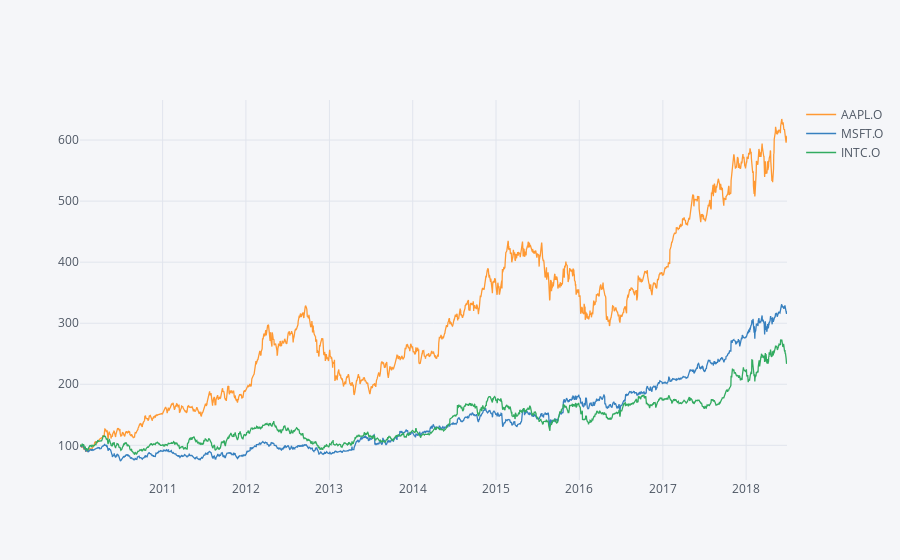

Source (notebook cell):
### Code cell
data.normalize().iplot()

### Figure 1 — Plotly figure (JSON) as saved in the notebook; plotly's stock layout.template omitted (floating-point values rounded to 4 significant figures; data arrays with more than 128 entries replaced by an {"elided": "..."} marker saying what was removed)
{"data": [{"line": {"color": "rgba(255, 153, 51, 1.0)", "dash": "solid", "shape": "linear", "width": 1.3}, "mode": "lines", "name": "AAPL.O", "text": "", "x": {"elided": "2138 str values"}, "y": {"elided": "2138 float values"}, "type": "scatter"}, {"line": {"color": "rgba(55, 128, 191, 1.0)", "dash": "solid", "shape": "linear", "width": 1.3}, "mode": "lines", "name": "MSFT.O", "text": "", "x": {"elided": "2138 str values"}, "y": {"elided": "2138 float values"}, "type": "scatter"}, {"line": {"color": "rgba(50, 171, 96, 1.0)", "dash": "solid", "shape": "linear", "width": 1.3}, "mode": "lines", "name": "INTC.O", "text": "", "x": {"elided": "2138 str values"}, "y": {"elided": "2138 float values"}, "type": "scatter"}], "layout": {"legend": {"bgcolor": "#F5F6F9", "font": {"color": "#4D5663"}}, "paper_bgcolor": "#F5F6F9", "plot_bgcolor": "#F5F6F9", "title": {"font": {"color": "#4D5663"}}, "xaxis": {"gridcolor": "#E1E5ED", "showgrid": true, "tickfont": {"color": "#4D5663"}, "title": {"font": {"color": "#4D5663"}, "text": ""}, "zerolinecolor": "#E1E5ED"}, "yaxis": {"gridcolor": "#E1E5ED", "showgrid": true, "tickfont": {"color": "#4D5663"}, "title": {"font": {"color": "#4D5663"}, "text": ""}, "zerolinecolor": "#E1E5ED"}}}
